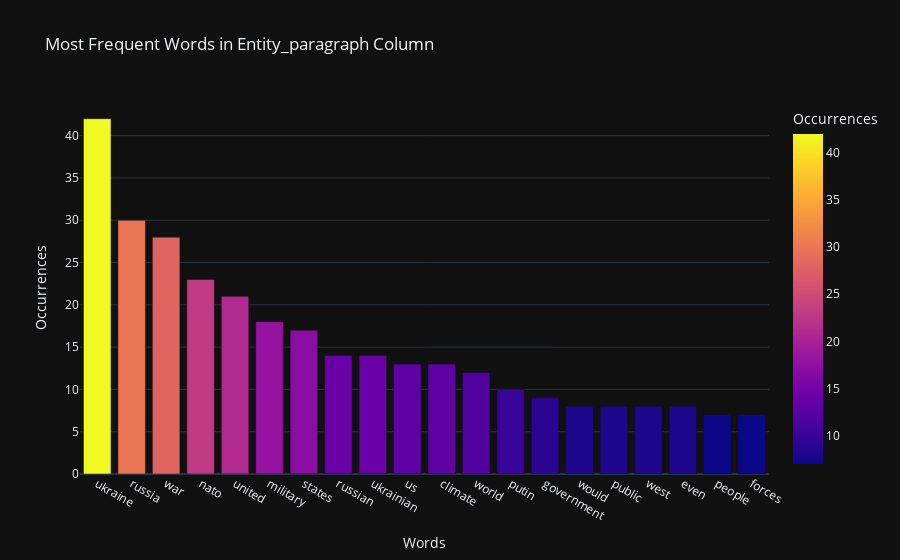

Notebook code for this chart:
### Code cell
# Plot the most frequent words in the entity_paragraph column after stopword removal
plot_most_frequent_words(df_test, 'entity_paragraph', top_n=20)

### Figure 1 — Plotly figure (JSON) as saved in the notebook; plotly's stock layout.template omitted (floating-point values rounded to 4 significant figures)
{"data": [{"alignmentgroup": "True", "hovertemplate": "Words=%{x}<br>Occurrences=%{marker.color}<extra></extra>", "legendgroup": "", "marker": {"color": [42, 30, 28, 23, 21, 18, 17, 14, 14, 13, 13, 12, 10, 9, 8, 8, 8, 8, 7, 7], "coloraxis": "coloraxis", "pattern": {"shape": ""}}, "name": "", "offsetgroup": "", "orientation": "v", "showlegend": false, "textposition": "auto", "type": "bar", "x": ["ukraine", "russia", "war", "nato", "united", "military", "states", "russian", "ukrainian", "us", "climate", "world", "putin", "government", "would", "public", "west", "even", "people", "forces"], "xaxis": "x", "y": [42, 30, 28, 23, 21, 18, 17, 14, 14, 13, 13, 12, 10, 9, 8, 8, 8, 8, 7, 7], "yaxis": "y"}], "layout": {"barmode": "relative", "coloraxis": {"colorbar": {"title": {"text": "Occurrences"}}, "colorscale": [[0, "#0d0887"], [0.1111, "#46039f"], [0.2222, "#7201a8"], [0.3333, "#9c179e"], [0.4444, "#bd3786"], [0.5556, "#d8576b"], [0.6667, "#ed7953"], [0.7778, "#fb9f3a"], [0.8889, "#fdca26"], [1, "#f0f921"]]}, "legend": {"tracegroupgap": 0}, "title": {"text": "Most Frequent Words in Entity_paragraph Column"}, "xaxis": {"anchor": "y", "domain": [0, 1], "title": {"text": "Words"}}, "yaxis": {"anchor": "x", "domain": [0, 1], "title": {"text": "Occurrences"}}}}
